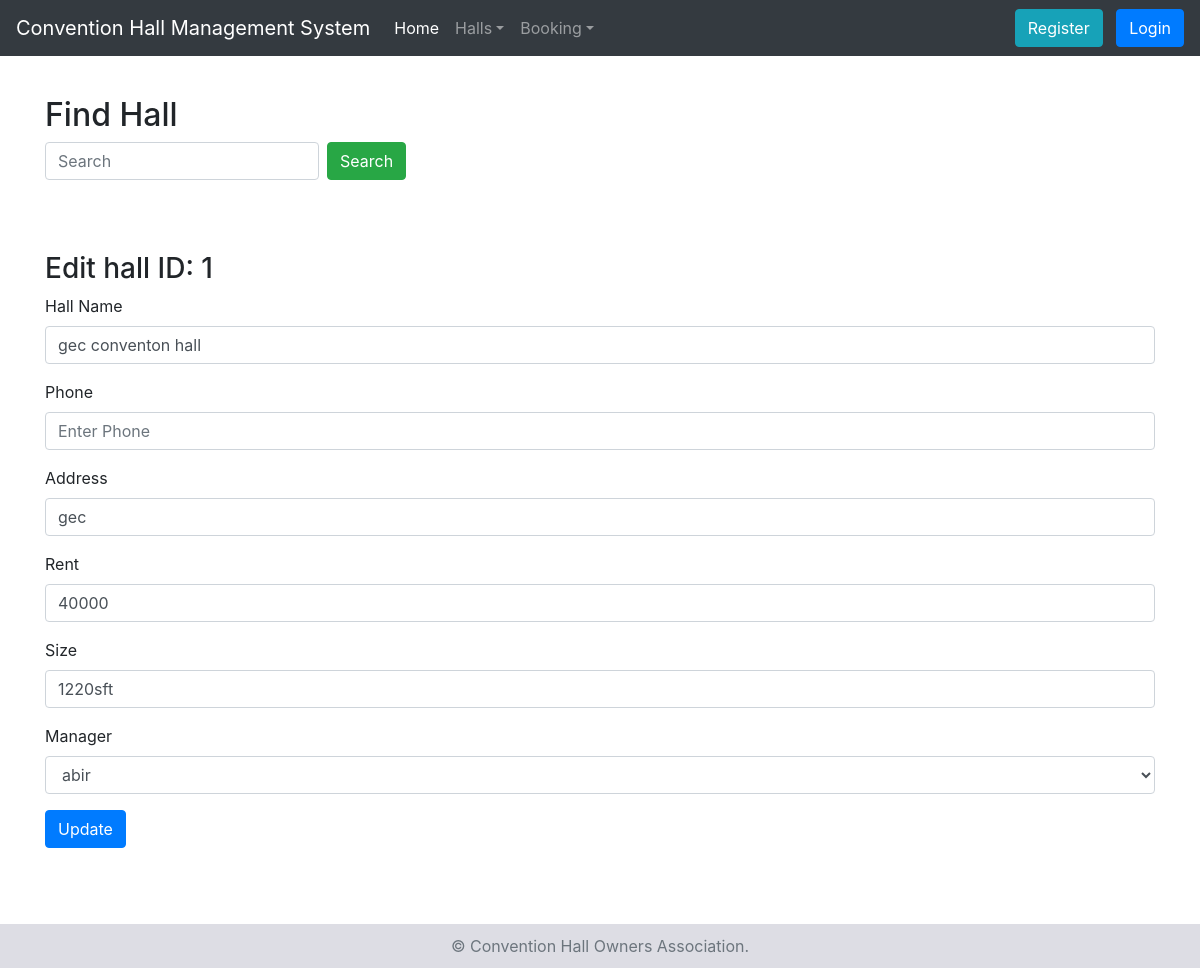
/chbs/edit_hall.php?hall_id=1, run on the app's committed database.
### tables this page shows
CREATE TABLE `hall` (
  `hall_id` int(10) NOT NULL,
  `name` varchar(200) NOT NULL,
  `address` varchar(200) NOT NULL,
  `rent` int(10) NOT NULL,
  `manager_id` int(10) NOT NULL,
  `size` varchar(10) NOT NULL
);

CREATE TABLE `manager` (
  `manager_id` int(10) NOT NULL,
  `name` varchar(200) NOT NULL,
  `phone` varchar(15) NOT NULL,
  `email` varchar(200) NOT NULL
);

### chbs/edit_hall.php (the view, shortened to what this page needs)
<?php include('includes/header.php'); ?>
<h2>Find Hall</h2>
 <form class="form-inline my-2 my-lg-0">
  <input class="form-control mr-sm-2" type="text" name="hall_id" placeholder="Search" aria-label="Search">
  <button class="btn btn-success my-2 my-sm-0" type="submit">Search</button>
 </form>
 <br>
 <br>
 <br>
<?php
if(isset($_GET['hall_id']) ){
	$hall_id = $_GET['hall_id'];
	$q = "SELECT * FROM hall where hall_id='{$hall_id}'";
	$res = mysqli_query($dblink, $q);
	if(mysqli_num_rows($res)>0){
		$hall  = mysqli_fetch_assoc($res);
		$name =  $hall['name'];
		$phone =  $hall['phone'];
		$address =  $hall['address'];
		$rent =  $hall['rent'];
		$size =  $hall['size'];
		$manager_id =  $hall['manager_id'];
?>
	<h3>Edit hall ID: <?php echo $hall_id?></h3>
	<form method="post" action="edit_hall.php">
	  <div class="form-group">
	    <label for="name">Hall Name</label>
	    <input type="text" name="name" value="<?php echo $name?>" required class="form-control" id="name" aria-describedby="emailHelp" placeholder="Enter Name">
	  </div>
	  <div class="form-group">
	    <label for="phone">Phone</label>
	    <input type="text" name="phone" value="<?php echo $phone?>" required class="form-control" id="phone" placeholder="Enter Phone">
	  </div>
	<div class="form-group">
	    <label for="address">Address</label>
	    <input type="text" name="address" value="<?php echo $address?>" required class="form-control" id="address" placeholder="Enter Phone">
	  </div>
	<div class="form-group">
		<label for="rent">Rent</label>
	    <input type="text" name="rent" value="<?php echo $rent?>" required class="form-control" id="rent" placeholder="Enter Rent">
	 </div>
	 <div class="form-group">
		<label for="size">Size</label>
	    <input type="text" name="size" value="<?php echo $size?>" required class="form-control" id="size" placeholder="Enter Size">
	 </div>
	 <div class="form-group">
			<label for="manager">Manager</label>
			<select name="manager_id" required class="form-control" id="manager">
				<option value="<?php echo $manager_id?>" selected><?php echo getManager($manager_id)['name']?></option>
			</select>
		</div>
	  <button type="submit" name="update" class="btn btn-primary">Update</button>
	</form>
<?php
	}
	else{
		alertMsg('Hall ID: <strong>'.$hall_id.'</strong> Not Found.');
	}
}
?>
<?php include('includes/footer.php'); ?>

### data on the page
hall: name "gec conventon hall", address "gec", rent "40000", size "1220sft", manager_id "abir"

### other printed values
$hall_id "1"
